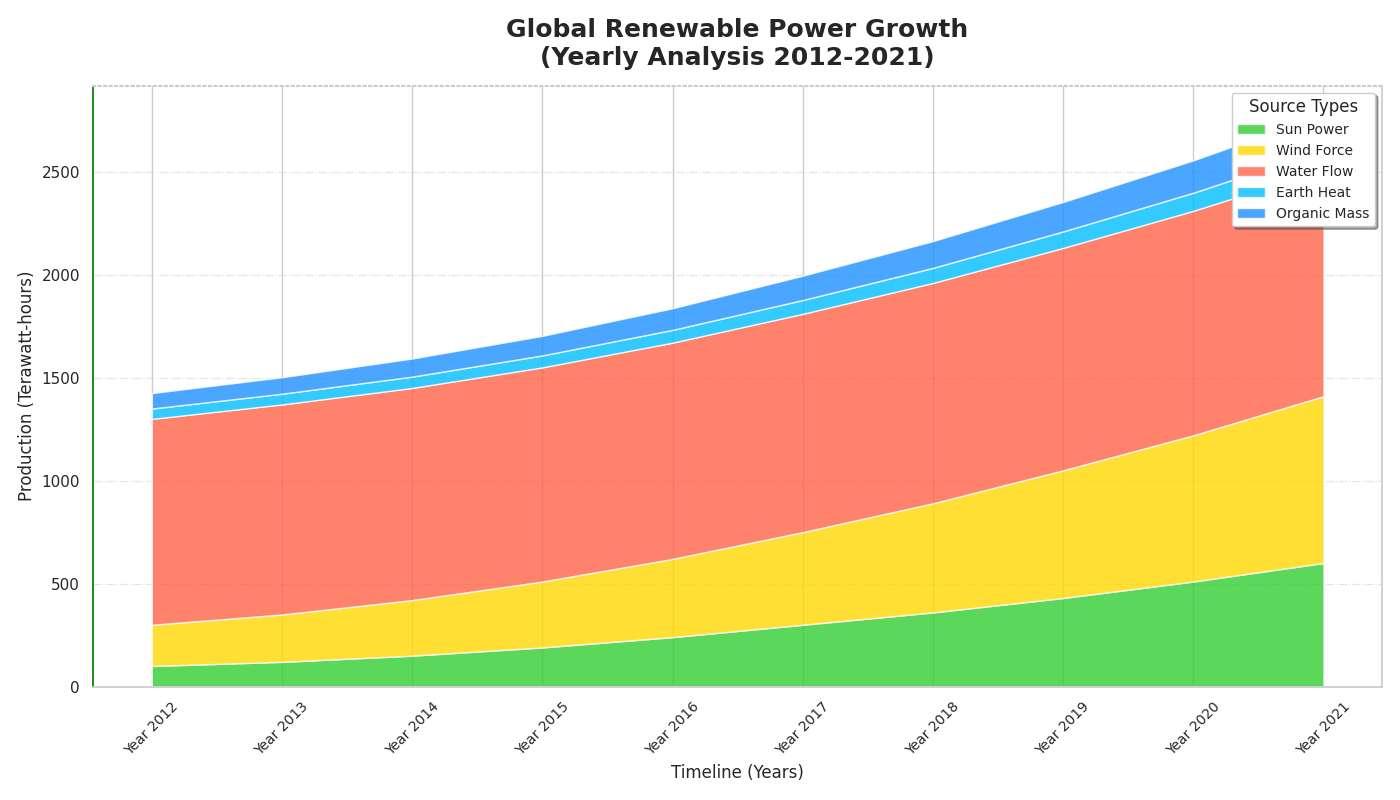

Generate this figure with Python:
import matplotlib.pyplot as plt
import numpy as np

years = np.arange(2012, 2022)

solar = np.array([100, 120, 150, 190, 240, 300, 360, 430, 510, 600])
wind = np.array([200, 230, 270, 320, 380, 450, 530, 620, 710, 810])
hydro = np.array([1000, 1020, 1030, 1040, 1050, 1060, 1070, 1080, 1090, 1100])
geothermal = np.array([50, 52, 55, 58, 62, 67, 73, 80, 88, 97])
biomass = np.array([75, 80, 88, 95, 105, 118, 130, 143, 157, 172])

energy_sources = np.vstack([solar, wind, hydro, geothermal, biomass])

colors = ['#32CD32', '#FFD700', '#FF6347', '#00BFFF', '#1E90FF']

fig, ax = plt.subplots(figsize=(14, 8))

ax.stackplot(years, energy_sources, labels=['Sun Power', 'Wind Force', 'Water Flow', 'Earth Heat', 'Organic Mass'], colors=colors, alpha=0.8)

ax.set_title('Global Renewable Power Growth\n(Yearly Analysis 2012-2021)', fontsize=18, fontweight='heavy', pad=15)
ax.set_xlabel('Timeline (Years)', fontsize=12)
ax.set_ylabel('Production (Terawatt-hours)', fontsize=12)

ax.legend(loc='upper right', title='Source Types', fontsize=10, shadow=True, frameon=True, fancybox=True)

ax.set_xticks(years)
ax.set_xticklabels([f'Year {year}' for year in years], fontsize=10, rotation=45)

ax.yaxis.grid(True, linestyle='-.', linewidth=0.9, alpha=0.5)

ax.spines['top'].set_linestyle(':')
ax.spines['top'].set_linewidth(1.5)
ax.spines['left'].set_color('green')

plt.tight_layout()

plt.show()
